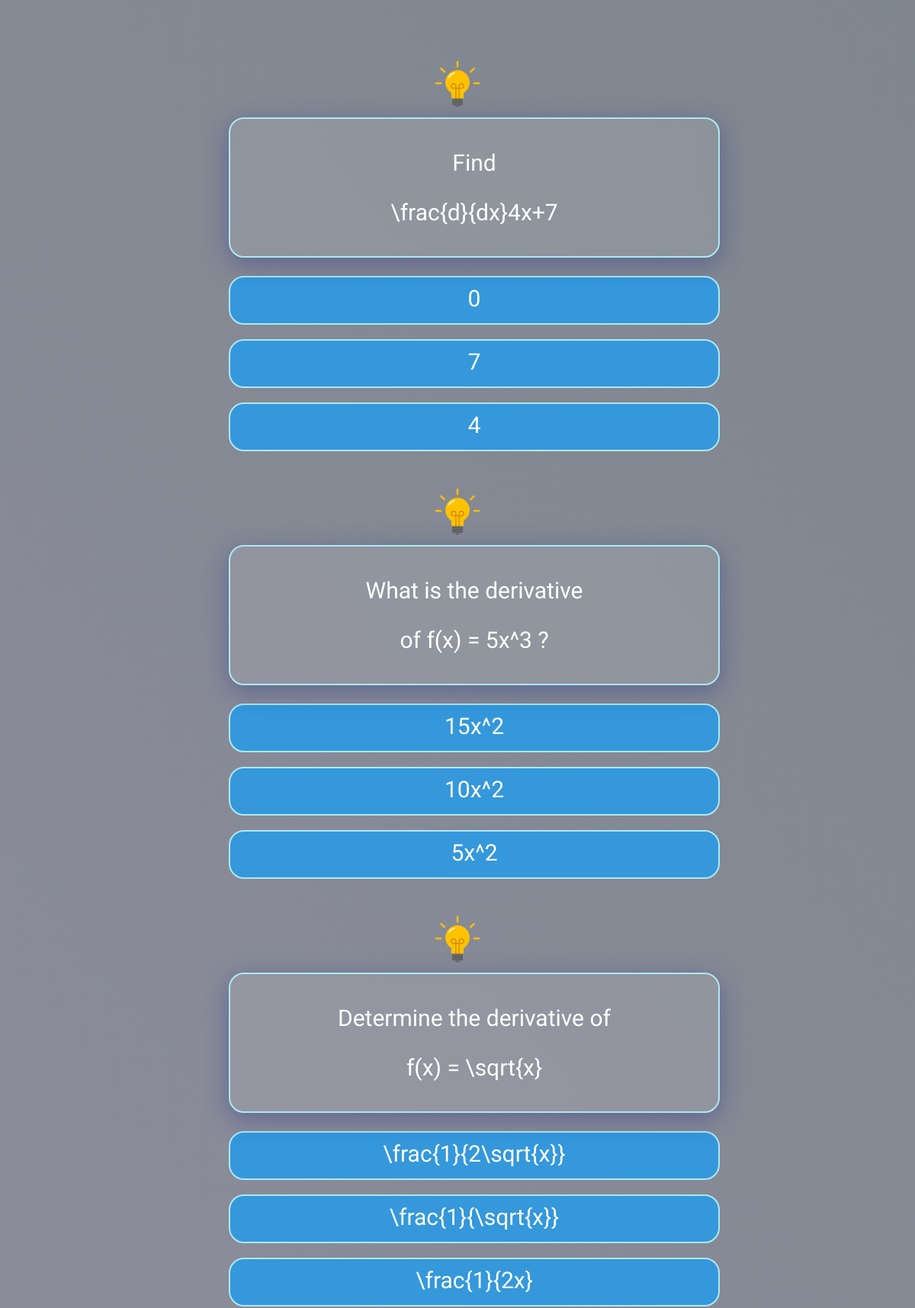
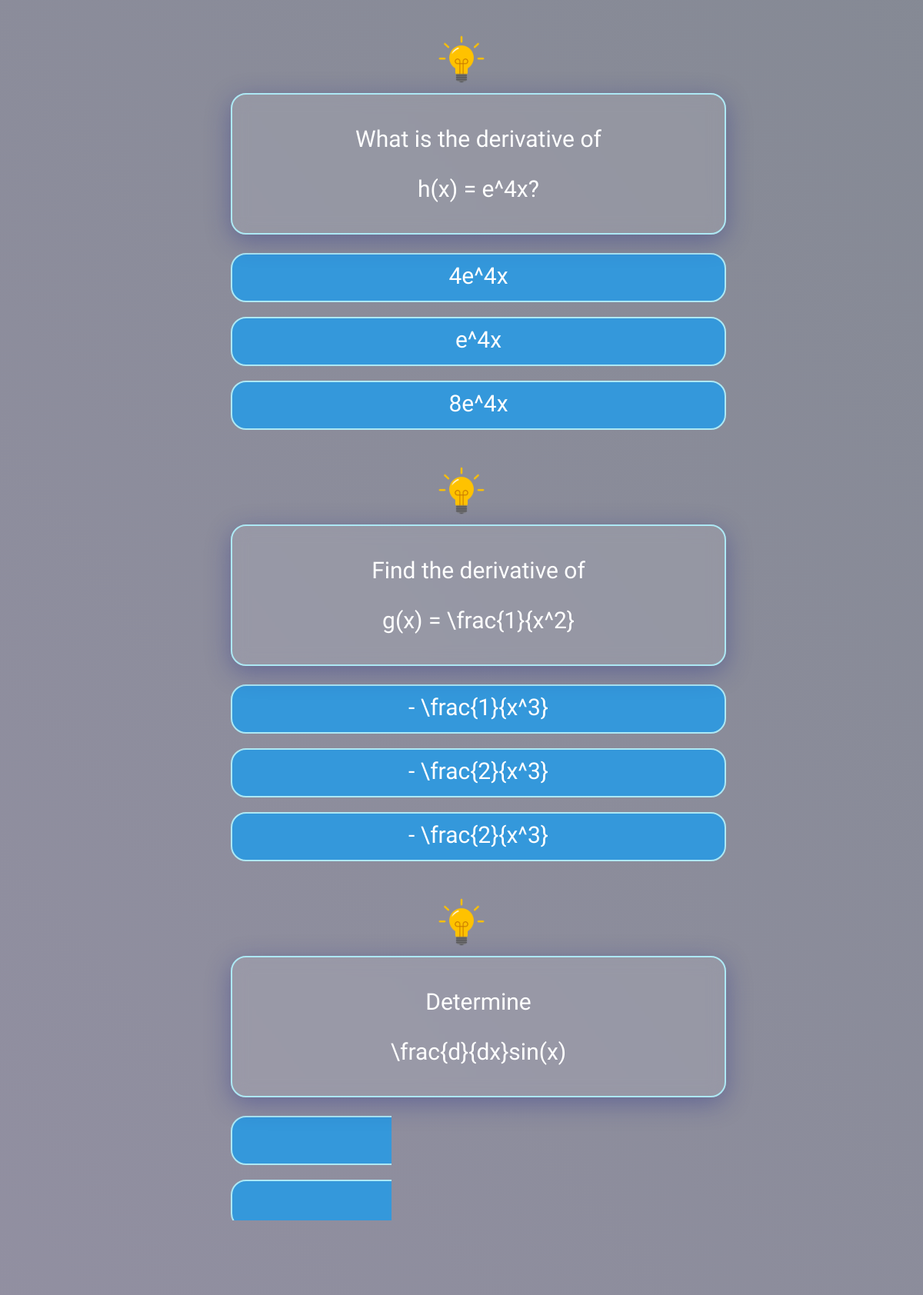
The page /practice-question/solo/3/ (signed in, upper part) on the database its author committed (2 pictures, top to bottom).
### quiz/models.py (models this page shows, shortened)
class SoloQuestion(models.Model):
    DIFFICULTY_CHOICES = [
        ('easy','Easy'),
        ('medium','Medium'),
        ('hard','Hard'),
    ]
    difficulty = models.CharField(max_length=10, choices=DIFFICULTY_CHOICES,  blank=True, null=True)
    question_text = models.TextField()
    question_formula = models.TextField(blank=True, null=True)
    option_a = models.TextField(null=True, blank=True)
    option_b = models.TextField(null=True, blank=True)
    option_c = models.TextField(null=True, blank=True)
    answer = models.CharField(max_length=100, null=True, blank=True)
    hint_question = models.CharField(max_length=100, null=True, blank=True)
    solution_here = models.ImageField(upload_to='solutions/',blank=True)

### quiz/views.py (the view, shortened to what this page needs)
# urls.py: path('practice-question/solo/<int:practice_mode_instance_id>/', views.practice_question_solo, name='practice'),
@csrf_exempt
@login_required(login_url='home')
def practice_question_solo(request, practice_mode_instance_id):
    practice_mode_instance = SoloPracticeMode.objects.get(id=practice_mode_instance_id)
    questions = list(practice_mode_instance.questions.all())
    random.shuffle(questions)
    return render(request, 'practiceQuestion/question.html', {'practice_mode_instance': practice_mode_instance, 'shuffled_questions': questions})

### templates/practiceQuestion/question.html (shortened to what this page needs)
<!DOCTYPE html>
<html lang="en">
<head>
  {% load static %}
  <link rel="stylesheet" href="{% static 'css/question/question.css' %}">
  <link rel="stylesheet" href="https://unpkg.com/mathlive/dist/mathlive-static.css" />
  <link rel="stylesheet" href="https://cdnjs.cloudflare.com/ajax/libs/font-awesome/6.5.1/css/all.min.css">
</head>
<body>
<div id="quiz-container">
  {% if practice_mode_instance.questions.all %}
  <form method="POST">
    {% for question in shuffled_questions %}
    <div class="question-container" id="question{{ question.id }}">
      <div class="hint">
        <img src="{% static 'img/bulb.png' %}" alt="Hint" onclick="showHint('{{ question.id }}')">
      </div>
      <div class="question-container" id="question{{ question.id }}">
        <div class="question">
          <div class="text-question mathlive">
            <p>{{ question.question_text }}</p>
          </div>
          {% autoescape off %}
          <div class="mathlive">
            <p>{{ question.question_formula }}</p>
          </div>
          {% endautoescape %}
        </div>
        <div class="choices">
          <input type="radio" name="user_answer_{{ question.id }}" value="{{ question.option_a }}"  id="q{{ question.id }}a"><label for="q{{ question.id }}a" class="mathlive">{{ question.option_a }}</label><br>
          <input type="radio" name="user_answer_{{ question.id }}" value="{{ question.option_b }}" id="q{{ question.id }}b"><label for="q{{ question.id }}b" class="mathlive">{{ question.option_b }}</label><br>
          <input type="radio" name="user_answer_{{ question.id }}" value="{{ question.option_c }}" id="q{{ question.id }}c"><label for="q{{ question.id }}c" class="mathlive">{{ question.option_c }}</label><br>
        </div>
      </div>
    {% endfor %}
  </form>
  {% else %}
    <p>No questions available for the selected criteria.</p>
  {% endif %}
</div>
</body>
</html>

### static/css/question/question.css (style rules this page uses)
body { font-family: 'Nova Square', sans-serif; background: linear-gradient(232deg, rgba(0, 15, 30, 0.5), rgba(38, 33, 69, 0.5)), url('/static/img/bg.jpg'); background-attachment: fixed; background-size: cover; background-repeat: no-repeat; margin: 0; padding: 0; }
#quiz-container { max-width: 600px; margin: 50px auto; padding: 20px; border-radius: 10px; opacity: 100%; transition: opacity 1s ease-in-out; text-align: center; }
.question-container { margin-bottom: 20px; opacity: 100%; transition: opacity 1s ease-in-out; background: transparent; }
.question { position: relative; text-align: center; justify-content: center; margin-bottom: 24px; color: #fff; border: 2px solid #ade8f4; background: rgba(255, 255, 255, 0.1); box-shadow: 0 8px 32px 0 rgba(31, 38, 135, 0.37); backdrop-filter: blur(1px); -webkit-backdrop-filter: blur(1px); border-radius: 20px; width: 600px; height: auto; overflow: hidden; padding: 10px 20px; backdrop-filter: blur(10px); font-size: 30px; }
.choices { margin-top: 10px; }
.choices label { display: block; font-size: 30px; font-family: 'Nova Square', sans-serif; padding: 10px; width: 620px; height: 40px; background-color: #3498db; color: #fff; border: 2px solid #ade8f4; border-radius: 20px; cursor: pointer; }
.hint img { width: 80px; height: auto; cursor: pointer; }

### rows shown on the page
SoloQuestion: question_text "Find", question_formula "\\frac{d}{dx}4x+7", option_a "0", option_b "7", option_c "4"
SoloQuestion: question_text "What is the derivative", question_formula "of f(x) = 5x^3 ?", option_a "15x^2", option_b "10x^2", option_c "5x^2"
SoloQuestion: question_text "Determine the derivative of", question_formula "f(x) = \\sqrt{x}", option_a "\\frac{1}{2\\sqrt{x}}", option_b "\\frac{1}{\\sqrt{x}}", option_c "\\frac{1}{2x}"
SoloQuestion: question_text "What is the derivative of", question_formula "h(x) = e^4x?", option_a "4e^4x", option_b "e^4x", option_c "8e^4x"
SoloQuestion: question_text "Find the derivative of", question_formula "g(x) = \\frac{1}{x^2}", option_a "- \\frac{1}{x^3}", option_b "- \\frac{2}{x^3}", option_c "- \\frac{2}{x^3}"
SoloQuestion: question_text "Determine", question_formula "\\frac{d}{dx}sin(x)"
